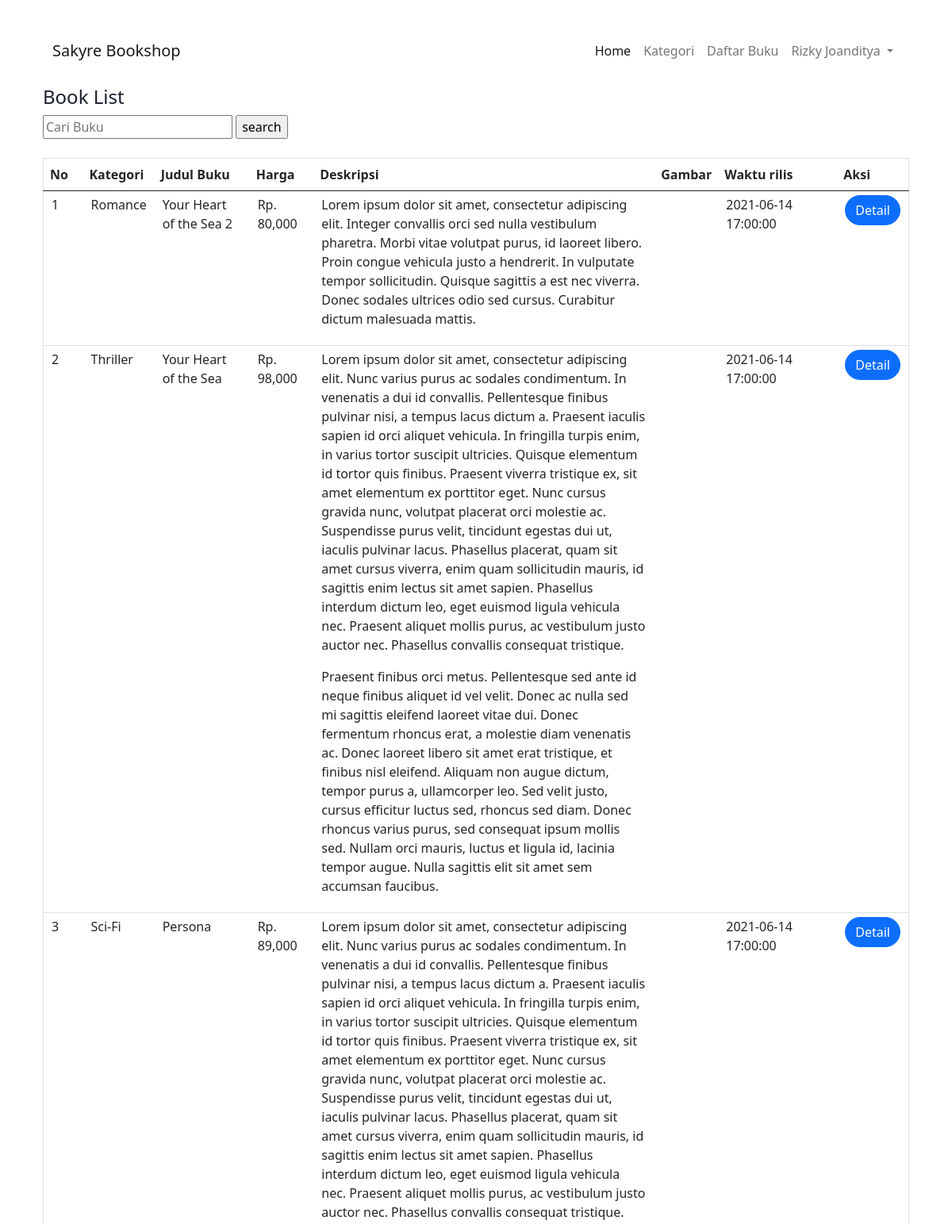
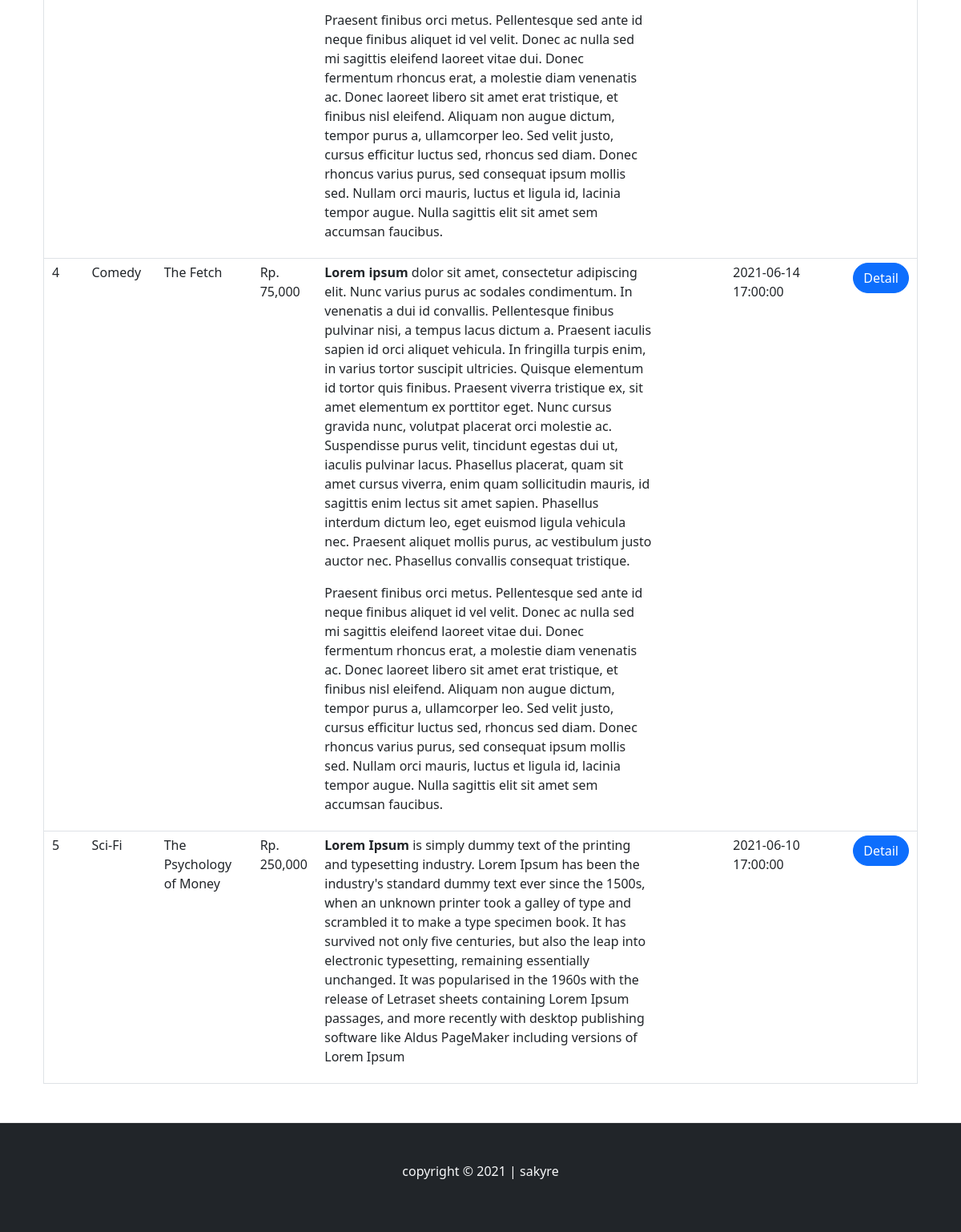
Screenshot of /buku.member.php (signed in) with the database file from the repository (2 pictures, top to bottom).
### tables this page shows
CREATE TABLE `db_user` (
  `id` int(12) NOT NULL,
  `username` varchar(50) NOT NULL,
  `email` varchar(50) NOT NULL,
  `password` varchar(255) NOT NULL,
  `nama` varchar(255) NOT NULL,
  `hp` varchar(50) NOT NULL,
  `alamat` text NOT NULL,
  `role` varchar(11) NOT NULL
);

CREATE TABLE `db_product` (
  `product_id` int(12) NOT NULL,
  `category_id` int(12) NOT NULL,
  `product_name` varchar(50) NOT NULL,
  `product_price` int(11) NOT NULL,
  `product_description` text NOT NULL,
  `desc` varchar(100) NOT NULL,
  `product_image` varchar(100) NOT NULL,
  `product_status` varchar(10) NOT NULL,
  `date_created` timestamp NOT NULL DEFAULT current_timestamp()
);

CREATE TABLE `db_category` (
  `category_id` int(12) NOT NULL,
  `category_name` varchar(50) NOT NULL
);

### buku.member.php (the view, shortened to what this page needs)
<!DOCTYPE html>
<html lang="en">
<head>
    <link href="https://cdn.jsdelivr.net/npm/bootstrap@5.0.1/dist/css/bootstrap.min.css" rel="stylesheet">
    <link rel="stylesheet" href="../css/style.css">
</head>
<body>
    <?php
    require 'navbar.index.php';
    ?>
    <div class="container ">
        <div class="container-fluid">
            <h4>Book List</h4>
            <form action="" method="POST">
                <input type="text" name="query" placeholder="Cari Buku"/>
                <input type="submit" name="cari" value="search"/>
            </form>
            <br>
            <table border="1" cellspacing="0" class="table">
                <thead>
                    <tr>
                        <th width="50px">No</throw>
                        <th>Kategori</th>
                        <th width="120px">Judul Buku</th>
                        <th>Harga</th>
                        <th>Deskripsi</th>
                        <th>Gambar</th>
                        <th width="150px">Waktu rilis</th>
                        <th>Aksi</th>
                        </th>
                    </tr>
                </thead>
                <tbody>
                     <?php
                    $no = 1;
                    $query = $_POST['query'];
                    if($query != ''){
                        $buku = mysqli_query($conn, "SELECT * FROM db_product WHERE product_name LIKE '".$query."'");
                    }else{
                        $buku = mysqli_query($conn, "SELECT * FROM db_product JOIN db_category USING (category_id) ORDER BY product_id DESC");
                    }
                        while ($row = mysqli_fetch_array($buku)) {
                    ?>
                            <tr>
                                <td><?php echo $no++ ?></td>
                                <td><?php echo $row['category_name'] ?></td>
                                <td><?php echo $row['product_name'] ?> </td>
                                <td>Rp. <?php echo number_format($row['product_price']) ?></td>
                                <td><?php echo $row['product_description'] ?></td>
                                <td><img src="../sakyre2.0/img/cover-book/<?php echo $row['product_image'] ?>" alt="" width="120px"></td>
                                <td><?php echo ($row['date_created']) ?></td>
                                <td> <a href="../sakyre2.0/detail.buku.php?id=<?php echo $row['product_id'] ?>" class="btn btn-primary rounded-pill">Detail</a>
                                </td>
                            </tr>
                        <?php }
                      ?>
                </tbody>
            </table>
        </div>
    </div>
    <?php
    require 'footer.php';
    ?>
</body>
</html>

### navbar.index.php (shortened to what this page needs)
<?php
    include 'functions.php';
    $select = mysqli_query($conn, "SELECT * FROM db_user WHERE id = '".$_SESSION['id']."'");
    $d      = mysqli_fetch_object($select);
?>
<div class="container my-3">
    <div class="container-fluid">
        <nav class="navbar navbar-expand-lg navbar-light bg-white pt-4">
            <div class="container-fluid">
                <a class="navbar-brand" href="../sakyre2.0/index.php">Sakyre Bookshop</a>
                <div class="collapse navbar-collapse" id="#navbarScroll">
                    <ul class="navbar-nav ml-10px ms-auto mb-2 mb-lg-0">
                        <li class="nav-item">
                            <a class="nav-link active" aria-current="page" href="../sakyre2.0/index.php">Home</a>
                        </li>
                        <?php
              if($d->role=='admin'){
                        ?>
                        <li class="nav-item">
                            <a class="nav-link" href="../sakyre2.0/kategori.php">Kategori</a>
                        </li>
                        <?php
                        }else {?>
                        <li><a class="nav-link" href="../sakyre2.0/kategori.member.php">Kategori</a></li>
                        <?php } ?>
                        <li class="nav-item">
                        <?php
                            if($d->role=='admin'){
                          ?>
                                <li><a class="nav-link" href="../sakyre2.0/buku.php">Daftar Buku</a></li>
                                <?php
                           }else {?>
                                <li><a class="nav-link" href="../sakyre2.0/buku.member.php">Daftar Buku</a></li>
                                <?php } ?>
                        </li>
                        <li class="nav-item dropdown">
                            <a class="nav-link dropdown-toggle" href="#" id="navbarDropdown" role="button"
                                data-bs-toggle="dropdown" aria-expanded="false">
                                <?php echo $d->nama?>
                            </a>
                        </li>
                    </ul>
                </div>
            </div>
        </nav>
    </div>
</div>

### css/style.css (style rules this page uses)
.container .container-fluid table.table { width: 100%; border-collapse: collapse; }
.container .container-fluid table.table tr { height: 30px; }
.container .container-fluid table.table tr td { padding: 5px 10px; }
body { display: block; }
body { margin-top: 20px; color: #1a202c; text-align: left; background-color: #fff; }
.mb-3, .my-3 { margin-bottom: 1rem !important; }
html { scroll-behavior: smooth; }

### rows the page displays
db_user: nama "Rizky Joanditya"
db_product: category.category_name "Romance", product_name "Your Heart of the Sea 2", product_price "80,000", product_description "Lorem ipsum dolor sit amet, consectetur adipiscing elit. Integer convallis orci sed nulla vestibulum pharetra. Morbi vitae volutpat purus, id laoreet libero. Proin congue vehicula justo a hendrerit. In vulputate tempor sollicitudin. Quisque sagittis a est nec viverra. Donec sodales ultrices odio sed cursus. Curabitur dictum malesuada mattis.", date_created "2021-06-14 17:00:00"
db_product: category.category_name "Thriller", product_name "Your Heart of the Sea", product_price "98,000", product_description "Lorem ipsum dolor sit amet, consectetur adipiscing elit. Nunc varius purus ac sodales condimentum. In venenatis a dui id convallis. Pellentesque finibus pulvinar nisi, a tempus lacus dictum a. Praesent iaculis sapien id orci aliquet vehicula. In fringilla turpis enim, in varius tortor suscipit ultricies. Quisque elementum id tortor quis finibus. Praesent viverra tristique ex, sit amet elementum ex porttitor eget. Nunc cursus gravida nunc, volutpat placerat orci molestie ac. Suspendisse purus velit, tincidunt egestas dui ut, iaculis pulvinar lacus. Phasellus placerat, quam sit amet cursus viverra, enim quam sollicitudin mauris, id sagittis enim lectus sit amet sapien. Phasellus interdum…", date_created "2021-06-14 17:00:00"
db_product: category.category_name "Sci-Fi", product_name "Persona", product_price "89,000", product_description "Lorem ipsum dolor sit amet, consectetur adipiscing elit. Nunc varius purus ac sodales condimentum. In venenatis a dui id convallis. Pellentesque finibus pulvinar nisi, a tempus lacus dictum a. Praesent iaculis sapien id orci aliquet vehicula. In fringilla turpis enim, in varius tortor suscipit ultricies. Quisque elementum id tortor quis finibus. Praesent viverra tristique ex, sit amet elementum ex porttitor eget. Nunc cursus gravida nunc, volutpat placerat orci molestie ac. Suspendisse purus velit, tincidunt egestas dui ut, iaculis pulvinar lacus. Phasellus placerat, quam sit amet cursus viverra, enim quam sollicitudin mauris, id sagittis enim lectus sit amet sapien. Phasellus interdum…", date_created "2021-06-14 17:00:00"
db_product: category.category_name "Comedy", product_name "The Fetch", product_price "75,000", product_description "Lorem ipsum dolor sit amet, consectetur adipiscing elit. Nunc varius purus ac sodales condimentum. In venenatis a dui id convallis. Pellentesque finibus pulvinar nisi, a tempus lacus dictum a. Praesent iaculis sapien id orci aliquet vehicula. In fringilla turpis enim, in varius tortor suscipit ultricies. Quisque elementum id tortor quis finibus. Praesent viverra tristique ex, sit amet elementum ex porttitor eget. Nunc cursus gravida nunc, volutpat placerat orci molestie ac. Suspendisse purus velit, tincidunt egestas dui ut, iaculis pulvinar lacus. Phasellus placerat, quam sit amet cursus viverra, enim quam sollicitudin mauris, id sagittis enim lectus sit amet sapien. Phasellus interdum…", date_created "2021-06-14 17:00:00"
db_product: category.category_name "Sci-Fi", product_name "The Psychology of Money", product_price "250,000", product_description "Lorem Ipsum is simply dummy text of the printing and typesetting industry. Lorem Ipsum has been the industry's standard dummy text ever since the 1500s, when an unknown printer took a galley of type and scrambled it to make a type specimen book. It has survived not only five centuries, but also the leap into electronic typesetting, remaining essentially unchanged. It was popularised in the 1960s with the release of Letraset sheets containing Lorem Ipsum passages, and more recently with desktop publishing software like Aldus PageMaker including versions of Lorem Ipsum", date_created "2021-06-10 17:00:00"
